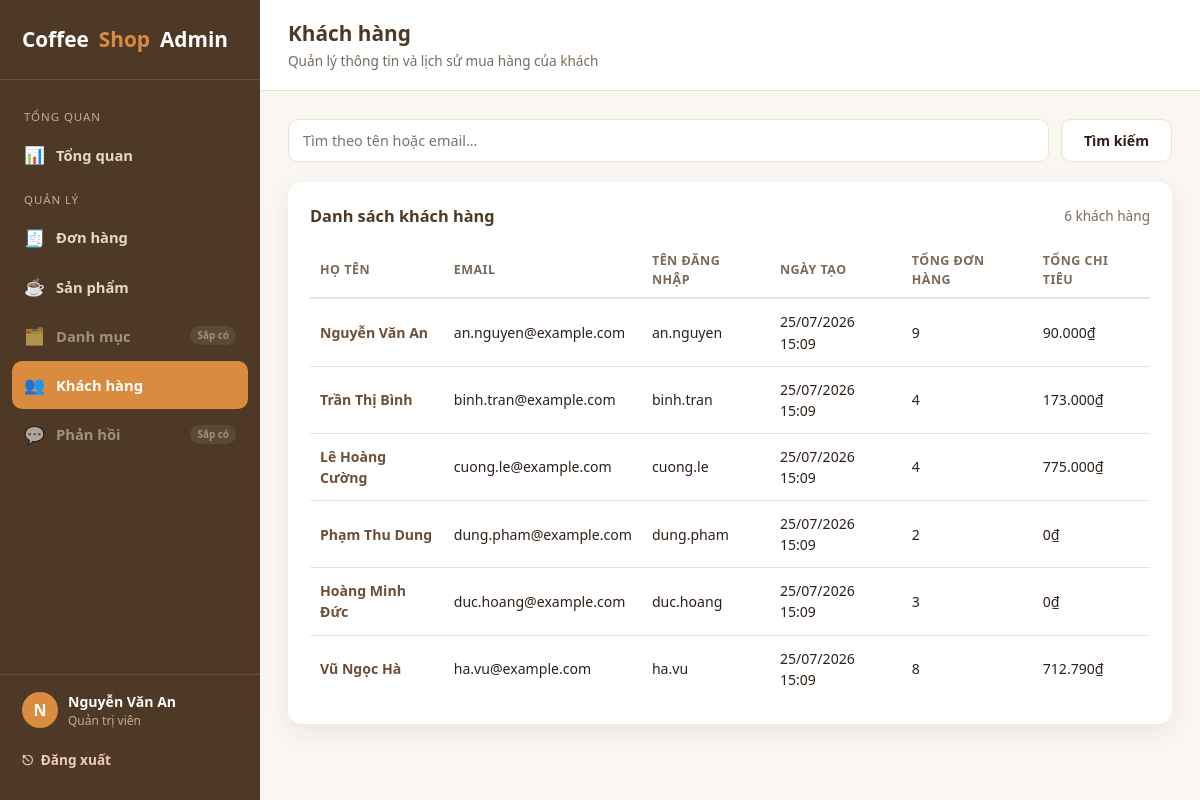
Screenshot of /admin/customers (signed in) with the database file from the repository.
### tables this page shows
CREATE TABLE user (
    id INTEGER PRIMARY KEY AUTOINCREMENT,
    name TEXT NOT NULL,
    email TEXT NOT NULL UNIQUE,
    password_hash TEXT NOT NULL,
    is_admin INTEGER NOT NULL DEFAULT 0,
    created_at TEXT NOT NULL
);

### app.py (the view)
@app.route("/admin/customers")
@admin_required
def admin_customers():
    db = get_db()
    q = (request.args.get("q") or "").strip()
    query = """
        SELECT
            user.*,
            COUNT(orders.id) AS order_count,
            COALESCE(SUM(CASE WHEN orders.status = 'completed' THEN orders.total_amount ELSE 0 END), 0) AS total_spent
        FROM user
        LEFT JOIN orders ON orders.user_id = user.id
        WHERE user.is_admin = 0
    """
    params = []
    if q:
        query += " AND (user.name LIKE ? OR user.email LIKE ?)"
        params.extend([f"%{q}%", f"%{q}%"])
    query += " GROUP BY user.id ORDER BY user.created_at DESC"
    customers = db.execute(query, params).fetchall()
    return render_template(
        "admin/customers.html",
        customers=customers,
        q=q,
        active_page="customers",
    )

### app.py (called while the page is built)
def get_db():
    if "db" not in g:
        g.db = sqlite3.connect(DB_PATH)
        g.db.row_factory = sqlite3.Row
    return g.db

@app.template_filter("vnd")
def format_vnd(value):
    try:
        value = int(value)
    except (TypeError, ValueError):
        return value
    return f"{value:,.0f}".replace(",", ".") + "₫"

@app.template_filter("datetimevi")
def format_datetimevi(value):
    try:
        dt = datetime.fromisoformat(value)
    except (TypeError, ValueError):
        return value
    return dt.strftime("%d/%m/%Y %H:%M")

@app.template_filter("username")
def format_username(email):
    if not email or "@" not in email:
        return email
    return email.split("@", 1)[0]

@app.context_processor
def inject_order_status_meta():
    return {"ORDER_STATUSES": ORDER_STATUSES, "ORDER_STATUS_LABELS": ORDER_STATUS_LABELS}

def admin_required(view):
    @wraps(view)
    def wrapped(*args, **kwargs):
        if not session.get("is_admin"):
            return redirect(url_for("admin_login", next=request.path))
        return view(*args, **kwargs)
    return wrapped

### templates/admin/customers.html (shortened to what this page needs)
{% extends "admin/base.html" %}
{% block page_title %}Khách hàng{% endblock %}
{% block page_subtitle %}Quản lý thông tin và lịch sử mua hàng của khách{% endblock %}
{% block content %}
<form class="admin-toolbar" method="GET" action="{{ url_for('admin_customers') }}">
  <div class="admin-toolbar-filters">
    <input
      type="text"
      name="q"
      class="admin-search-input"
      placeholder="Tìm theo tên hoặc email..."
      value="{{ q }}"
    >
    <button type="submit" class="btn-secondary">Tìm kiếm</button>
  </div>
</form>
<div class="admin-panel">
  <div class="admin-panel-header">
    <h2 class="admin-panel-title" style="margin: 0;">Danh sách khách hàng</h2>
    <span class="result-count">{{ customers|length }} khách hàng</span>
  </div>
  {% if customers %}
  <table class="admin-table">
    <thead>
      <tr>
        <th>Họ tên</th>
        <th>Email</th>
        <th>Tên đăng nhập</th>
        <th>Ngày tạo</th>
        <th>Tổng đơn hàng</th>
        <th>Tổng chi tiêu</th>
      </tr>
    </thead>
    <tbody>
      {% for c in customers %}
      <tr class="clickable-row" data-href="{{ url_for('admin_customer_detail', customer_id=c.id) }}">
        <td><a class="order-id-link" href="{{ url_for('admin_customer_detail', customer_id=c.id) }}">{{ c.name }}</a></td>
        <td>{{ c.email }}</td>
        <td>{{ c.email | username }}</td>
        <td>{{ c.created_at | datetimevi }}</td>
        <td>{{ c.order_count }}</td>
        <td>{{ c.total_spent | vnd }}</td>
      </tr>
      {% endfor %}
    </tbody>
  </table>
  {% else %}
  <p class="empty-hint">Không tìm thấy khách hàng phù hợp.</p>
  {% endif %}
</div>
{% endblock %}

### templates/admin/base.html (shortened to what this page needs)
<!DOCTYPE html>
<html lang="vi">
<head>
  <link rel="stylesheet" href="{{ url_for('static', filename='css/admin.css') }}">
</head>
<body class="admin-body">
  <div class="admin-layout">
    <aside class="admin-sidebar">
      <div class="admin-sidebar-brand">Coffee<span>Shop</span> Admin</div>
      <nav class="admin-sidebar-nav">
        <div class="admin-nav-heading">Tổng quan</div>
        <a href="{{ url_for('admin_dashboard') }}" class="admin-nav-link {{ 'active' if active_page == 'dashboard' else '' }}">
          <span class="icon">📊</span>
          <span class="nav-label">Tổng quan</span>
        </a>
        <div class="admin-nav-heading">Quản lý</div>
        <a href="{{ url_for('admin_orders') }}" class="admin-nav-link {{ 'active' if active_page == 'orders' else '' }}">
          <span class="icon">🧾</span>
          <span class="nav-label">Đơn hàng</span>
        </a>
        <a href="{{ url_for('admin_products') }}" class="admin-nav-link {{ 'active' if active_page == 'products' else '' }}">
          <span class="icon">☕</span>
          <span class="nav-label">Sản phẩm</span>
        </a>
        <span class="admin-nav-link disabled">
          <span class="icon">🗂️</span>
          <span class="nav-label">Danh mục</span>
          <span class="admin-badge-soon">Sắp có</span>
        </span>
        <a href="{{ url_for('admin_customers') }}" class="admin-nav-link {{ 'active' if active_page == 'customers' else '' }}">
          <span class="icon">👥</span>
          <span class="nav-label">Khách hàng</span>
        </a>
        <span class="admin-nav-link disabled">
          <span class="icon">💬</span>
          <span class="nav-label">Phản hồi</span>
          <span class="admin-badge-soon">Sắp có</span>
        </span>
      </nav>
      <div class="admin-sidebar-footer">
        <div class="admin-sidebar-user">
          <div class="admin-sidebar-avatar">{{ (session.get('admin_name') or 'A')[:1] | upper }}</div>
          <div>
            <div class="admin-sidebar-user-name">{{ session.get('admin_name') or 'Admin' }}</div>
            <div class="admin-sidebar-user-role">Quản trị viên</div>
          </div>
        </div>
        <a href="{{ url_for('admin_logout') }}" class="admin-logout-link">
          <span>⎋</span> Đăng xuất
        </a>
      </div>
    </aside>
    <div class="admin-main">
      <header class="admin-topbar">
        <div class="admin-topbar-title">
          <h1>{% block page_title %}Tổng quan{% endblock %}</h1>
          <p>{% block page_subtitle %}Chào mừng quay lại Coffee Shop Admin{% endblock %}</p>
        </div>
      </header>
      <main class="admin-content">
        {% block content %}{% endblock %}
      </main>
    </div>
  </div>
</body>
</html>

### rows the page displays
user: name "Nguyễn Văn An", email "an.nguyen@example.com", email|username "an.nguyen", created_at "25/07/2026 15:09", order_count "9", total_spent|vnd "90.000₫"
user: name "Trần Thị Bình", email "binh.tran@example.com", email|username "binh.tran", created_at "25/07/2026 15:09", order_count "4", total_spent|vnd "173.000₫"
user: name "Lê Hoàng Cường", email "cuong.le@example.com", email|username "cuong.le", created_at "25/07/2026 15:09", order_count "4", total_spent|vnd "775.000₫"
user: name "Phạm Thu Dung", email "dung.pham@example.com", email|username "dung.pham", created_at "25/07/2026 15:09", order_count "2", total_spent|vnd "0₫"
user: name "Hoàng Minh Đức", email "duc.hoang@example.com", email|username "duc.hoang", created_at "25/07/2026 15:09", order_count "3", total_spent|vnd "0₫"
user: name "Vũ Ngọc Hà", email "ha.vu@example.com", email|username "ha.vu", created_at "25/07/2026 15:09", order_count "8", total_spent|vnd "712.790₫"

### other values shown
{{ (session.get('admin_name') or 'A')[:1] | upper }} "N"
{{ customers|length }} "6"
